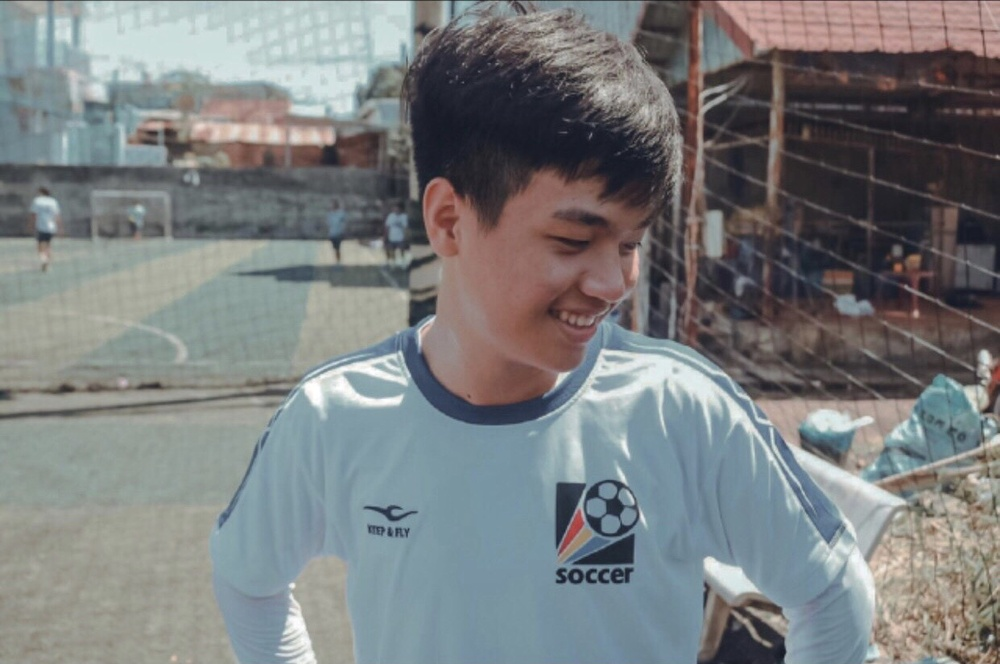
#> input picture Image_Processing/Vinh.jpg, 1000 x 664 px, shrunk from 1242 x 825 before the run, found by its file name
$ python Bai3_MiAl.py
#> lines starting #> are read from the running program, lines starting #| are printed output that depends on the picture
# OpenCV - Open Computer Vision
import cv2
# 1.Doc anh tu file : dua duong dan vao (neu khong se bi loi) ,       cv2.IMREAD_GRAYSCALE: anh den trang...v.v...
image = cv2.imread("D:\Workspace\Python\Image_Processing\Vinh.jpg", cv2.IMREAD_GRAYSCALE)
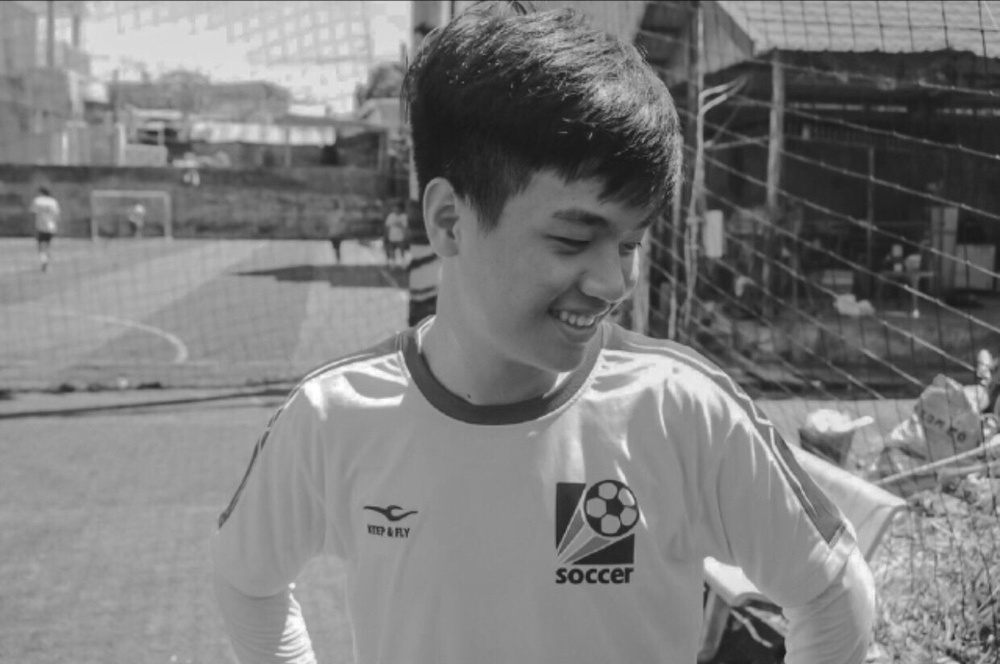
#> image: shape (664, 1000); min 23, max 255, mean 124.8
# Show anh
cv2.imshow("Frame", image)
# Dung man hinh : neu go ban phim moi tat con khong thi: thoi gian tuy chinh ms
cv2.waitKey()
# Dong cac cua so
cv2.destroyAllWindows()

# --------------------------------------------------------------------------------------------------------------------#

# 2. Doc anh tu camera
import cv2
# cac camera trong he thong se duoc danh so tu 0 tro di
# camera_id = 0
# Neu muon doc video thi them duong dan vao
camera_id = 'D:\Workspace\Python\Image_Processing\Test.mp4'
# Mo camera
cap =cv2.VideoCapture(camera_id)
# Doc anh tu camera
while(True):
    # Doc anh
    ret, frame = cap.read()
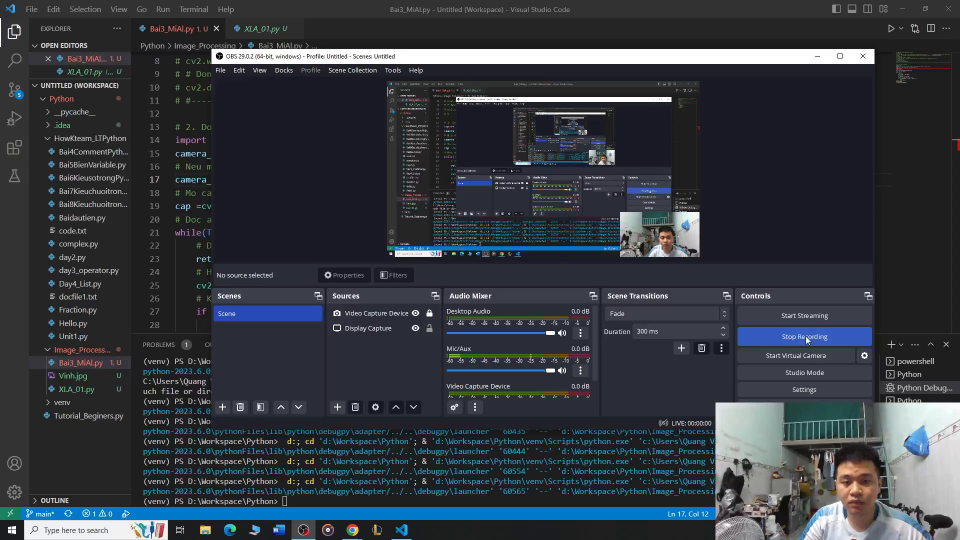
#> input picture frame 20 of Image_Processing/Test.mp4, 1920 x 1080 px (shown at 1/2 size)
#> frame is the input picture: shape (1080, 1920, 3); mean B, G, R 64.4, 57.2, 52
    # Hien anh
    cv2.imshow("Cam",frame)
    # Kiem tra neu bam x thi thoat
    if cv2.waitKey(1) & 0xFF == ord('x'):
#> (key x is pressed here)
        break
# Giai phong camera
cap.release()
cv2.destroyAllWindows

# --------------------------------------------------------------------------------------------------------------------#

# Luu anh
import cv2
# Doc anh xam vao bien image
image = cv2.imread(
    "D:\Workspace\Python\Image_Processing\Vinh.jpg", cv2.IMREAD_GRAYSCALE)
# Luu anh den trang
cv2.imwrite("D:\Workspace\Python\Image_Processing\Vinh_gray.jpg", image)

# --------------------------------------------------------------------------------------------------------------------#

# Chuyen doi mau anh
import cv2
# Doc anh mau
image = cv2.imread("D:\Workspace\Python\Image_Processing\Vinh.jpg")
#> image is the input picture: shape (664, 1000, 3); mean B, G, R 126.7, 125.7, 122.5
cv2.imshow("Anh mau", image)
cv2.waitKey()
# CVT qua anh mau mong muon
image_gray = cv2.cvtColor(image,cv2.COLOR_BGR2HSV)
#> image_gray: shape (664, 1000, 3); mean H, S, V 74.9, 41.3, 135.1
cv2.imshow("Anh xam", image_gray)
cv2.waitKey()
cv2.destroyAllWindows()
